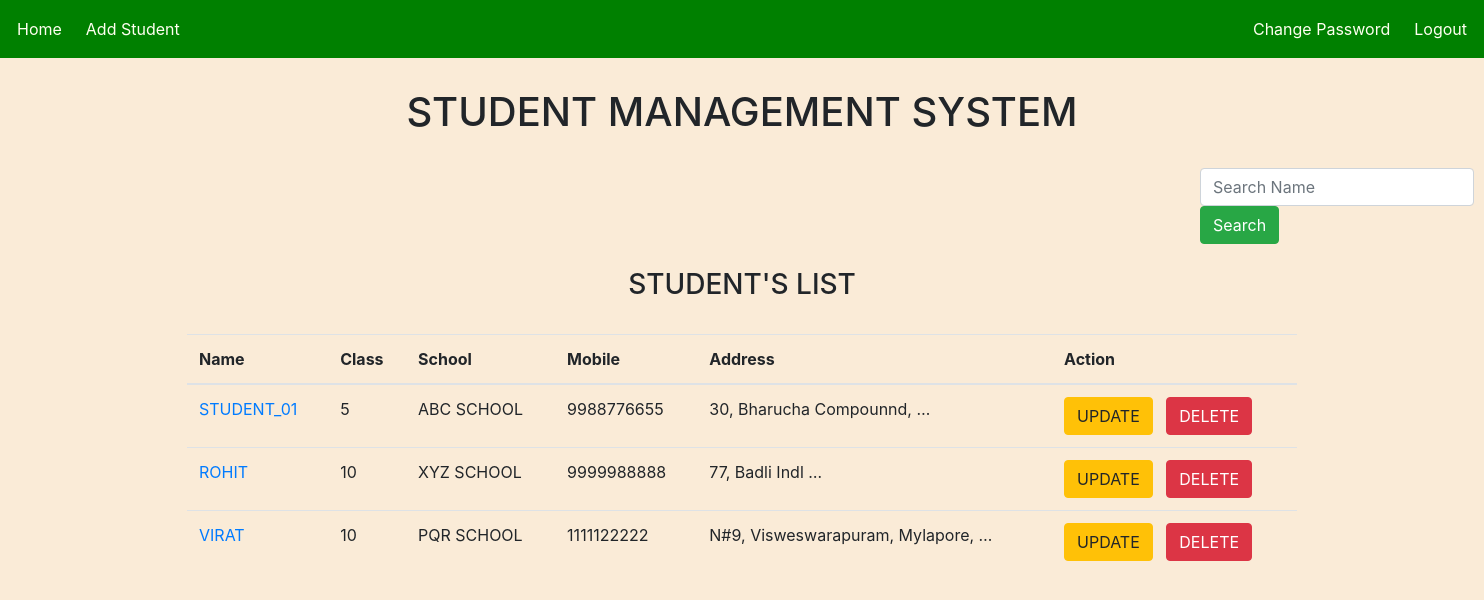
Before: /index/ with the older database file.
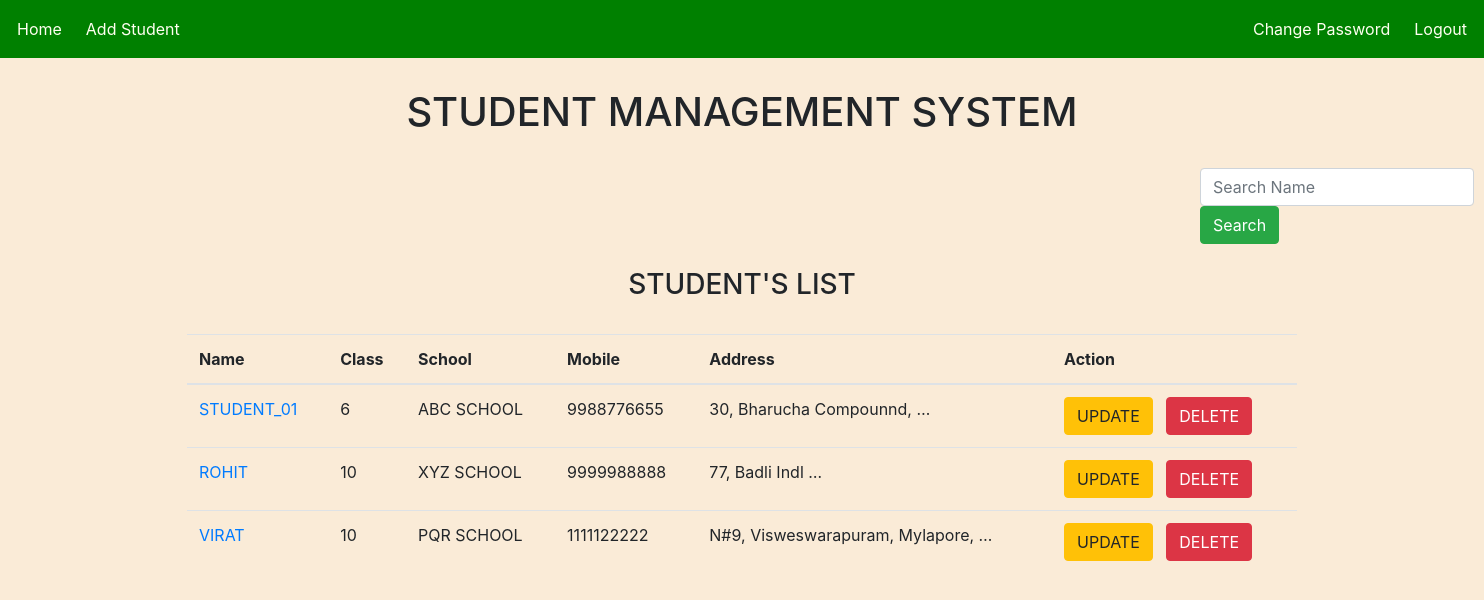
After: the same page with the newer database file.
### studentapp/models.py (models this page shows, shortened)
class Studentinfo(models.Model):
    roll_no = models.AutoField(primary_key=True)
    name    = models.CharField(max_length=50,verbose_name='Student Name')
    clas    = models.IntegerField(verbose_name="Class")
    school  = models.CharField(max_length=200,verbose_name="School Name")
    mobile  = models.PositiveIntegerField(verbose_name="Student Mobile Number")
    address = models.TextField(verbose_name="Address")

### studentapp/views.py (the view)
# urls.py: path('index/',views.index,name='index'),
def index(request):
    stuinfo = Studentinfo.objects.all()
    return render (request,'studentapp/index.html',context={'students':stuinfo})

### studentapp/templates/studentapp/index.html (shortened to what this page needs)
{% extends 'studentapp/base.html' %}
{% block head_block %}
{% load static %}
 <link rel="stylesheet" href="{% static 'css\index.css' %}">
{% endblock  %}
{% block body_block %}
{% include 'studentapp/navbar.html' %}
  <h1>STUDENT MANAGEMENT SYSTEM</h1>
  <br>
  <nav>
      <form class="form-inline" action="/search/">
        <input class="form-control mr-sm-2" type="search" placeholder="Search Name" aria-label="Search" name="search">
        <button class="btn btn-success" type="submit">Search</button>
      </form>
  </nav>
  <div class="container"><br>
      {% if students %}
      <h3>STUDENT'S LIST</h3><br>
      <table class="table">
          <thead>
            <tr>
              <th scope="col">Name</th>
              <th scope="col">Class</th>
              <th scope="col">School</th>
              <th scope="col">Mobile</th>
              <th scope="col">Address</th>
              <th scope="col">Action</th>
            </tr>
          </thead>
          <tbody>
              {% for student in students %}
            <tr>
              <td><a href="{% url 'display' student.roll_no %}" >{{student.name | upper}}</a></td>
              <td>{{student.clas}}</td>
              <td>{{student.school}}</td>
              <td>{{student.mobile}}</td>
              <td>{{student.address | truncatewords:3}}</td>
              <td><a class="btn btn-warning" href="{% url 'update' student.roll_no %}" role="button">UPDATE</a> &nbsp;  <a class="btn btn-danger" href="{% url 'delete' student.roll_no %}" role="button">DELETE<a></td>
            </tr>
            {% endfor %}
          </tbody>
        </table>
        {% endif %}
  </div>
{% endblock  %}

Changed rows visible on the page:
changed Studentinfo "STUDENT_01": clas "5" → "6"
